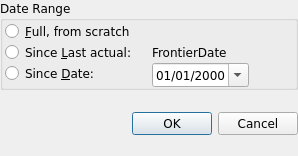
<?xml version="1.0" encoding="UTF-8"?>
<ui version="4.0">
 <class>ReBuildDialog</class>
 <widget class="QDialog" name="ReBuildDialog">
  <property name="windowModality">
   <enum>Qt::WindowModality::ApplicationModal</enum>
  </property>
  <property name="geometry">
   <rect>
    <x>0</x>
    <y>0</y>
    <width>298</width>
    <height>156</height>
   </rect>
  </property>
  <property name="sizePolicy">
   <sizepolicy hsizetype="Fixed" vsizetype="Fixed">
    <horstretch>0</horstretch>
    <verstretch>0</verstretch>
   </sizepolicy>
  </property>
  <property name="font">
   <font>
    <family>DejaVu Sans</family>
   </font>
  </property>
  <property name="windowTitle">
   <string>Re-Build Ledger</string>
  </property>
  <layout class="QVBoxLayout" name="verticalLayout">
   <property name="spacing">
    <number>2</number>
   </property>
   <property name="leftMargin">
    <number>0</number>
   </property>
   <property name="topMargin">
    <number>0</number>
   </property>
   <property name="rightMargin">
    <number>0</number>
   </property>
   <property name="bottomMargin">
    <number>0</number>
   </property>
   <item>
    <widget class="QGroupBox" name="TypeGroup">
     <property name="sizePolicy">
      <sizepolicy hsizetype="Minimum" vsizetype="Minimum">
       <horstretch>0</horstretch>
       <verstretch>0</verstretch>
      </sizepolicy>
     </property>
     <property name="title">
      <string>Date Range</string>
     </property>
     <layout class="QFormLayout" name="formLayout">
      <property name="sizeConstraint">
       <enum>QLayout::SizeConstraint::SetMinimumSize</enum>
      </property>
      <property name="fieldGrowthPolicy">
       <enum>QFormLayout::FieldGrowthPolicy::FieldsStayAtSizeHint</enum>
      </property>
      <property name="horizontalSpacing">
       <number>15</number>
      </property>
      <property name="verticalSpacing">
       <number>0</number>
      </property>
      <property name="leftMargin">
       <number>2</number>
      </property>
      <property name="topMargin">
       <number>0</number>
      </property>
      <property name="rightMargin">
       <number>2</number>
      </property>
      <property name="bottomMargin">
       <number>0</number>
      </property>
      <item row="0" column="0">
       <widget class="QRadioButton" name="AllRadioButton">
        <property name="text">
         <string>&amp;Full, from scratch</string>
        </property>
       </widget>
      </item>
      <item row="1" column="0">
       <widget class="QRadioButton" name="LastRadioButton">
        <property name="text">
         <string>Since &amp;Last actual:</string>
        </property>
       </widget>
      </item>
      <item row="1" column="1">
       <widget class="QLabel" name="FrontierDateLabel">
        <property name="text">
         <string>FrontierDate</string>
        </property>
       </widget>
      </item>
      <item row="2" column="0">
       <widget class="QRadioButton" name="DateRadionButton">
        <property name="text">
         <string>Since &amp;Date:</string>
        </property>
       </widget>
      </item>
      <item row="2" column="1">
       <widget class="QDateEdit" name="CustomDateEdit">
        <property name="displayFormat">
         <string>dd/MM/yyyy</string>
        </property>
        <property name="calendarPopup">
         <bool>true</bool>
        </property>
        <property name="timeSpec">
         <enum>Qt::TimeSpec::UTC</enum>
        </property>
       </widget>
      </item>
     </layout>
    </widget>
   </item>
   <item>
    <widget class="QDialogButtonBox" name="DialogButtonBox">
     <property name="sizePolicy">
      <sizepolicy hsizetype="Minimum" vsizetype="Minimum">
       <horstretch>0</horstretch>
       <verstretch>0</verstretch>
      </sizepolicy>
     </property>
     <property name="orientation">
      <enum>Qt::Orientation::Horizontal</enum>
     </property>
     <property name="standardButtons">
      <set>QDialogButtonBox::StandardButton::Cancel|QDialogButtonBox::StandardButton::Ok</set>
     </property>
    </widget>
   </item>
  </layout>
 </widget>
 <resources/>
 <connections>
  <connection>
   <sender>DialogButtonBox</sender>
   <signal>accepted()</signal>
   <receiver>ReBuildDialog</receiver>
   <slot>accept()</slot>
   <hints>
    <hint type="sourcelabel">
     <x>248</x>
     <y>254</y>
    </hint>
    <hint type="destinationlabel">
     <x>157</x>
     <y>274</y>
    </hint>
   </hints>
  </connection>
  <connection>
   <sender>DialogButtonBox</sender>
   <signal>rejected()</signal>
   <receiver>ReBuildDialog</receiver>
   <slot>reject()</slot>
   <hints>
    <hint type="sourcelabel">
     <x>316</x>
     <y>260</y>
    </hint>
    <hint type="destinationlabel">
     <x>286</x>
     <y>274</y>
    </hint>
   </hints>
  </connection>
 </connections>
</ui>
